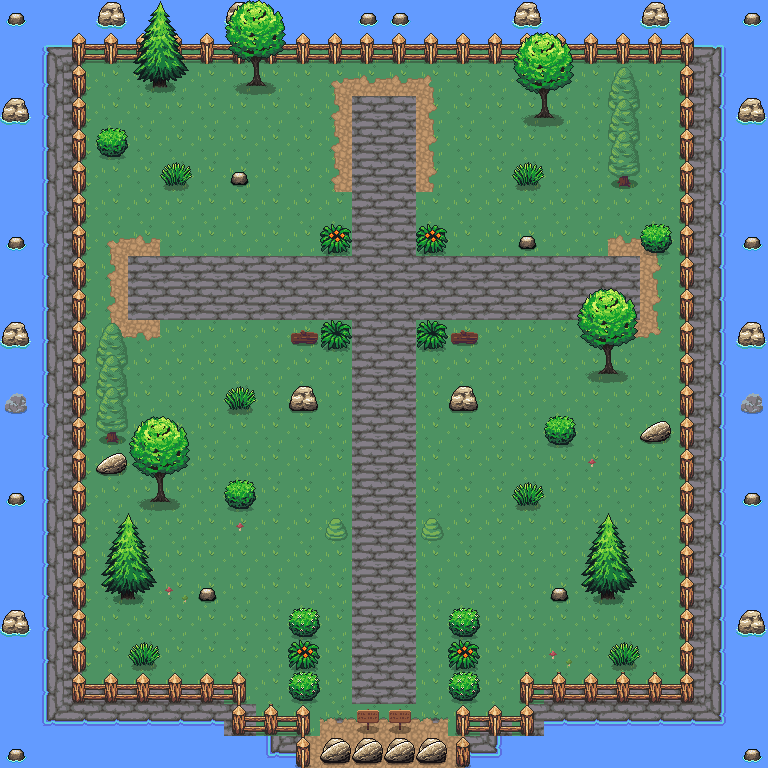

A 2D game scene composited from a Tiled map and its tileset images. What follows is a short description and the map's XML, with each tile layer's data collapsed to a summary:
An orthogonal 24x24 tile map with 32x32 px tiles, 6 tile layers (Tile Layer 1, Tile Layer 2, Tile Layer 3, Tile Layer 6, ...), 4 tilesets.

<map version="1.9" tiledversion="1.9.2" orientation="orthogonal" renderorder="right-down" width="24" height="24" tilewidth="32" tileheight="32" infinite="0" nextlayerid="9" nextobjectid="1">
 <tileset firstgid="1" source="More ground.tsx" />
 <tileset firstgid="177" source="Nature ROG Tileset.tsx" />
 <tileset firstgid="357" source="assets_version1.1.tsx" />
 <tileset firstgid="381" source="fence_version1.1.tsx" />
 <layer id="1" name="Tile Layer 1" width="24" height="24">
  <data>[576 cells, 576 non-empty, 1 distinct tile ids]</data>
 </layer>
 <layer id="3" name="Tile Layer 2" width="24" height="24">
  <data>[576 cells, 182 non-empty, 16 distinct tile ids]</data>
 </layer>
 <layer id="4" name="Tile Layer 3" width="24" height="24">
  <data>[576 cells, 457 non-empty, 16 distinct tile ids]</data>
 </layer>
 <layer id="8" name="Tile Layer 6" width="24" height="24">
  <data>[576 cells, 7 non-empty, 6 distinct tile ids]</data>
 </layer>
 <layer id="5" name="Tile Layer 4" width="24" height="24">
  <data>[576 cells, 158 non-empty, 32 distinct tile ids]</data>
 </layer>
 <layer id="7" name="Tile Layer 5" width="24" height="24">
  <data>[576 cells, 69 non-empty, 28 distinct tile ids]</data>
 </layer>
</map>
